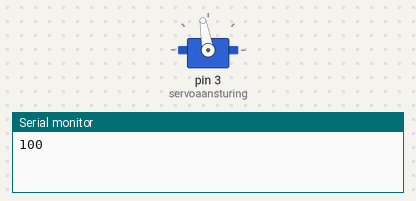
Bench run of a sketch on a simulated Arduino Uno, built with avr-gcc and run on an emulated ATmega328P. On the bench: servo, the last lines printed to the serial monitor.

Above: at 0.05 s.
At 5.45 s:
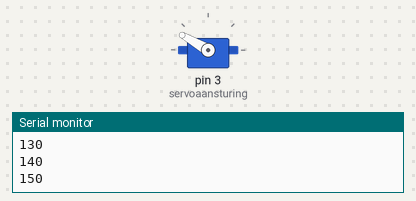
At 10.95 s:
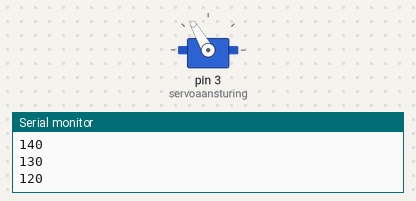
At 26.95 s:
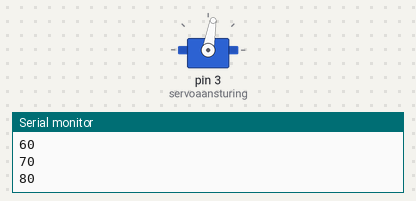
Timing chart, 0 to 36.4 s (numbered marks = the images above):
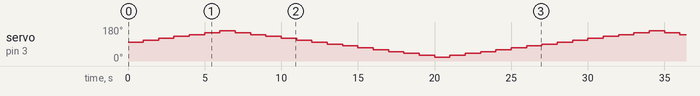

The sketch:

test_servo.ino
```cpp
#include <Servo.h>

Servo servootje;

const int servoaansturing = 3;
int servograden = 90;
int stapje = 10;
void setup() {
  pinMode (servoaansturing, OUTPUT);
  servootje.attach(servoaansturing);
  Serial.begin(9600);
}

void loop() {
  // Serial.print("servograden = ");
  servograden = servograden + stapje;
  if (servograden > 150 || servograden < 30)
      stapje = stapje * -1;
  Serial.println(servograden);
  servootje.write(servograden);
  delay(1000);
}
```
